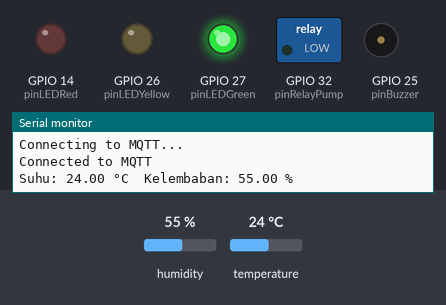
A program run on a simulated ESP32. Shown: switched loads named in the program (green lamp = pin HIGH), output pins drawn as LEDs (lit = HIGH), buzzer (waves = sounding, pin HIGH), the last lines printed to the serial monitor. Inputs (shaded band) come from the test bench; at power-on: temperature 24 °C, humidity 55 %. WiFi joins after 1.5 s; servers stay silent unless stated; no MQTT or app messages arrive unless stated.

Above: at 3.2 s.
3.3 s: temperature set to 29.2 °C
6.0 s: temperature set to 30.4 °C
At 6.4 s:
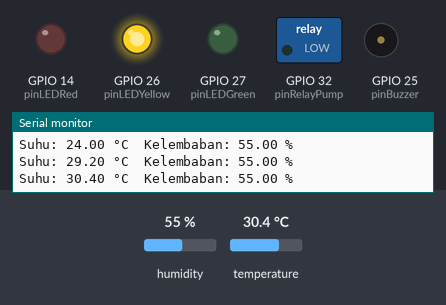
8.7 s: temperature set to 34.4 °C
11.4 s: temperature set to 35.6 °C
At 12.9 s:
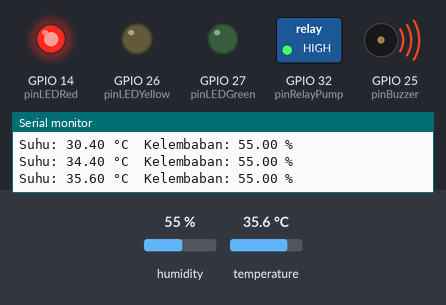
14.1 s: temperature set to 12 °C
At 16.5 s:
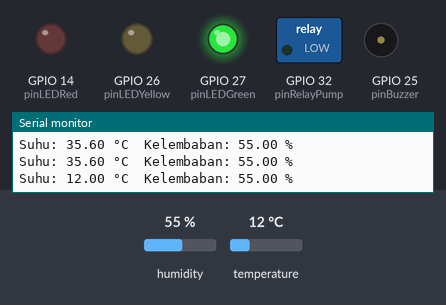
17.6 s: temperature set to 33 °C
At 19.4 s:
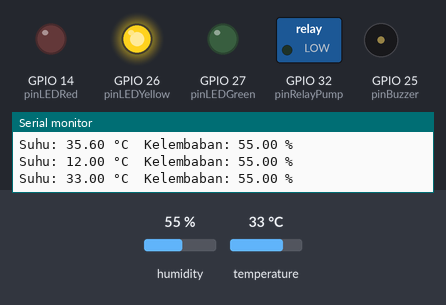
Timing chart, 0 to 20.9 s (numbered marks = the images above; inputs shaded):
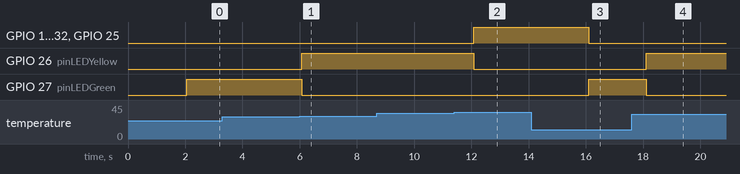

The program:

main.cpp
```cpp
#include <Arduino.h>
#include <WiFi.h>
#include <PubSubClient.h>
#include <DHT.h>

const char* ssid = "Wokwi-GUEST";
const char* password = "";

const char* mqttServer = "broker.emqx.io";
const int mqttPort = 1883;
const char* mqttUser = "admin";
const char* mqttPassword = "public";

WiFiClient espClient;
PubSubClient client(espClient);

const int pinLEDGreen = 27;
const int pinLEDYellow = 26;
const int pinLEDRed = 14;
const int pinRelayPump = 32;
const int pinBuzzer = 25;

const int pinDHT = 33;
DHT dht(pinDHT, DHT22);

// Deklarasi fungsi yang hilang
void mqttCallback(char* topic, byte* payload, unsigned int length);
void reconnectMQTT();

void setup() {
  Serial.begin(115200);

  pinMode(pinLEDGreen, OUTPUT);
  pinMode(pinLEDYellow, OUTPUT);
  pinMode(pinLEDRed, OUTPUT);
  pinMode(pinRelayPump, OUTPUT);
  pinMode(pinBuzzer, OUTPUT);

  dht.begin();

  WiFi.begin(ssid, password);
  while (WiFi.status() != WL_CONNECTED) {
    delay(1000);
    Serial.println("Connecting to WiFi...");
  }
  Serial.println("Connected to WiFi!");

  client.setServer(mqttServer, mqttPort);
  client.setCallback(mqttCallback);
}

void loop() {
  if (!client.connected()) {
    reconnectMQTT();
  }
  client.loop();

  float suhu = dht.readTemperature();
  float kelembaban = dht.readHumidity();

  if (isnan(suhu) || isnan(kelembaban)) {
    Serial.println("Failed to read from DHT sensor!");
    return;
  }

  Serial.print("Suhu: ");
  Serial.print(suhu);
  Serial.print(" °C  Kelembaban: ");
  Serial.print(kelembaban);
  Serial.println(" %");

  String payload = "{\"temperature\":" + String(suhu) + ", \"humidity\":" + String(kelembaban) + "}";
  client.publish("sensor/temperature", String(suhu).c_str());
  client.publish("sensor/humidity", String(kelembaban).c_str());

  if (suhu > 35) {
    digitalWrite(pinLEDRed, HIGH);
    digitalWrite(pinLEDYellow, LOW);
    digitalWrite(pinLEDGreen, LOW);
    digitalWrite(pinBuzzer, HIGH);
    digitalWrite(pinRelayPump, HIGH);
  } else if (suhu >= 30 && suhu <= 35) {
    digitalWrite(pinLEDYellow, HIGH);
    digitalWrite(pinLEDGreen, LOW);
    digitalWrite(pinLEDRed, LOW);
    digitalWrite(pinBuzzer, LOW);
    digitalWrite(pinRelayPump, LOW);
  } else {
    digitalWrite(pinLEDGreen, HIGH);
    digitalWrite(pinLEDRed, LOW);
    digitalWrite(pinLEDYellow, LOW);
    digitalWrite(pinBuzzer, LOW);
    digitalWrite(pinRelayPump, LOW);
  }

  delay(2000);
}

void reconnectMQTT() {
  while (!client.connected()) {
    Serial.println("Connecting to MQTT...");
    if (client.connect("ESPClient", mqttUser, mqttPassword)) {
      Serial.println("Connected to MQTT");
    } else {
      Serial.print("Failed to connect, rc=");
      Serial.print(client.state());
      delay(5000);
    }
  }
}

void mqttCallback(char* topic, byte* payload, unsigned int length) {
  // Logic untuk menangani pesan yang diterima, jika diperlukan
}
```

Measured:
- the behaviour switches between 29.9 and 30 °C on temperature (found by bisection; images 0 and 1)
- the behaviour switches between 35 and 35.1 °C on temperature (found by bisection; images 1 and 2)
- after the input at 6.0 s, GPIO 26 (pinLEDYellow): LOW → HIGH after 0.07 s; GPIO 27 (pinLEDGreen): HIGH → LOW after 0.07 s
- after the input at 11.4 s, GPIO 14 (pinLEDRed), GPIO 32 (pinRelayPump), GPIO 25 (pinBuzzer): LOW → HIGH after 0.69 s; GPIO 26 (pinLEDYellow): HIGH → LOW after 0.69 s
- after the input at 14.1 s, GPIO 14 (pinLEDRed), GPIO 32 (pinRelayPump), GPIO 25 (pinBuzzer): HIGH → LOW after 2.0 s; GPIO 27 (pinLEDGreen): LOW → HIGH after 2.0 s
- after the input at 17.6 s, GPIO 26 (pinLEDYellow): LOW → HIGH after 0.51 s; GPIO 27 (pinLEDGreen): HIGH → LOW after 0.51 s
